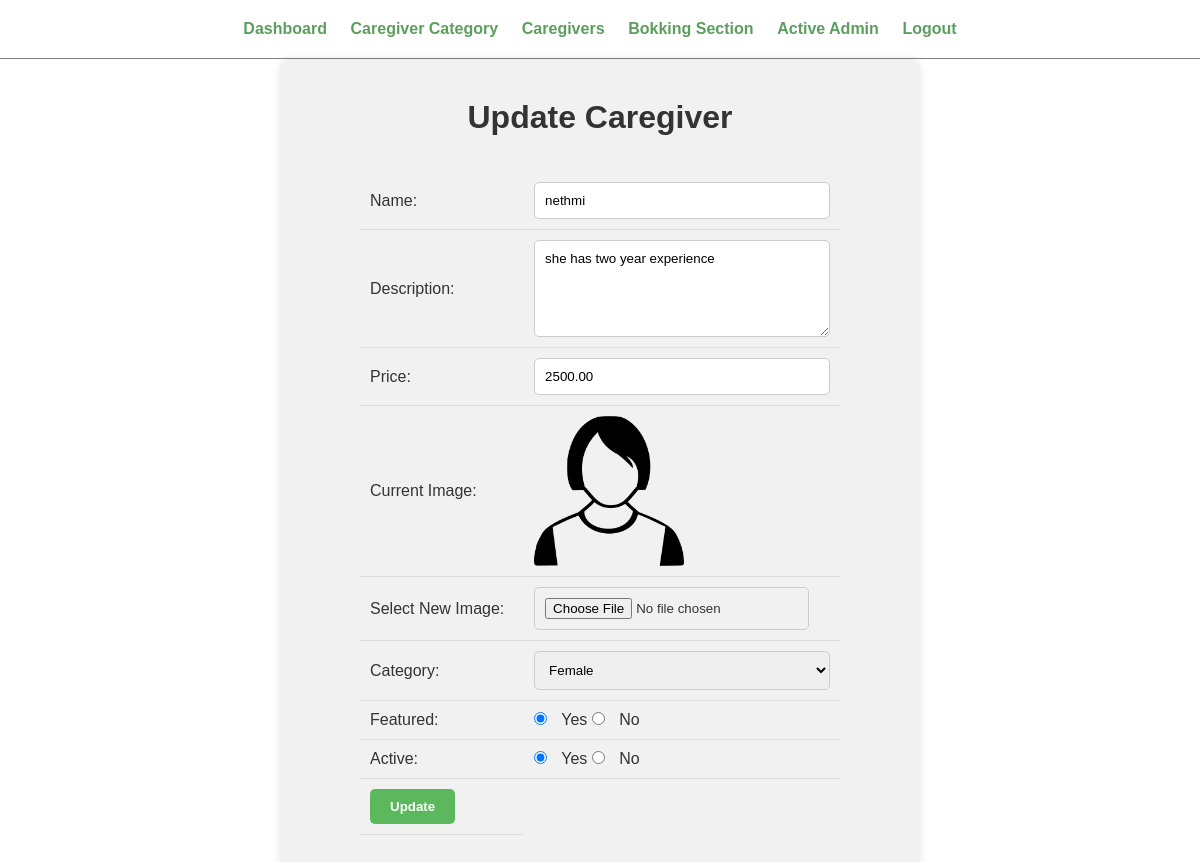
Screenshot of /admin/update-caregiver.php?id=56 (signed in) with the database file from the repository.
### tables this page shows
CREATE TABLE `tbl_caregiver` (
  `id` int(10) UNSIGNED NOT NULL,
  `title` varchar(100) NOT NULL,
  `description` text NOT NULL,
  `price` decimal(10,2) NOT NULL,
  `image_name` varchar(255) NOT NULL,
  `category_id` int(10) UNSIGNED NOT NULL,
  `featured` varchar(10) NOT NULL,
  `active` varchar(10) NOT NULL
);

CREATE TABLE `tbl_category` (
  `id` int(10) UNSIGNED NOT NULL,
  `title` varchar(100) NOT NULL,
  `image_name` varchar(255) NOT NULL,
  `featured` varchar(10) NOT NULL,
  `active` varchar(10) NOT NULL
);

### admin/update-caregiver.php (the view, shortened to what this page needs)
<?php include('partials/menu.php'); ?>
<?php
    if(isset($_GET['id']))
    {
        $id = $_GET['id'];
        $sql2 = "SELECT * FROM tbl_caregiver WHERE id=$id";
        $res2 = mysqli_query($conn, $sql2);
        $row2 = mysqli_fetch_assoc($res2);
        $title = $row2['title'];
        $description = $row2['description'];
        $price = $row2['price'];
        $current_image = $row2['image_name'];
        $current_category = $row2['category_id'];
        $featured = $row2['featured'];
        $active = $row2['active'];
    }
    else
    {
        header('location:'.SITEURL.'admin/manage-caregiver.php');
        ob_end_flush();
        exit();
    }
?>
<div class="main-content">
    <div class="wrapper">
        <h1>Update Caregiver</h1>
        <br><br>
        <form action="" method="POST" enctype="multipart/form-data">
        <table class="tbl-30">
            <tr>
                <td>Name: </td>
                <td>
                    <input type="text" name="title" value="<?php echo $title; ?>">
                </td>
            </tr>
            <tr>
                <td>Description: </td>
                <td>
                    <textarea name="description" cols="30" rows="5"><?php echo $description; ?></textarea>
                </td>
            </tr>
            <tr>
                <td>Price: </td>
                <td>
                    <input type="number" name="price" value="<?php echo $price; ?>">
                </td>
            </tr>
            <tr>
                <td>Current Image: </td>
                <td>
                    <?php
                        if($current_image == "")
                        {
                            echo "<div class='error'>Image not Available.</div>";
                        }
                        else
                        {
                            ?>
                            <img src="<?php echo SITEURL; ?>images/food/<?php echo $current_image; ?>" width="150px">
                            <?php
                        }
                    ?>
                </td>
            </tr>
            <tr>
                <td>Select New Image: </td>
                <td>
                    <input type="file" name="image">
                </td>
            </tr>
            <tr>
                <td>Category: </td>
                <td>
                    <select name="category">
                        <?php
                            $sql = "SELECT * FROM tbl_category WHERE active='Yes'";
                            $res = mysqli_query($conn, $sql);
                            $count = mysqli_num_rows($res);
                            if($count>0)
                            {
                                while($row=mysqli_fetch_assoc($res))
                                {
                                    $category_title = $row['title'];
                                    $category_id = $row['id'];
                                    ?>
                                    <option <?php if($current_category==$category_id){echo "selected";} ?> value="<?php echo $category_id; ?>"><?php echo $category_title; ?></option>
                                    <?php
                                }
                            }
                            else
                            {
                                echo "<option value='0'>Category Not Available.</option>";
                            }
                        ?>
                    </select>
                </td>
            </tr>
            <tr>
                <td>Featured: </td>
                <td>
                    <input <?php if($featured=="Yes") {echo "checked";} ?> type="radio" name="featured" value="Yes"> Yes
                    <input <?php if($featured=="No") {echo "checked";} ?> type="radio" name="featured" value="No"> No
                </td>
            </tr>
            <tr>
                <td>Active: </td>
                <td>
                    <input <?php if($active=="Yes") {echo "checked";} ?> type="radio" name="active" value="Yes"> Yes
                    <input <?php if($active=="No") {echo "checked";} ?> type="radio" name="active" value="No"> No
                </td>
            </tr>
            <tr>
                <td>
                    <input type="submit" name="submit" value="Update" class="btn-secondary">
                </td>
            </tr>
        </table>
        </form>
    </div>
</div>

### css/admin.css (style rules this page uses)
* { margin: 0; padding: 0; font-family: Arial, Helvetica, sans-serif; }
.wrapper { padding: 1%; width: 80%; margin: 0 auto; }
.tbl-30 { width: 30%; }
table { border-collapse: collapse; width: 100%; }
th, td { padding: 8px; text-align: left; border-bottom: 1px solid #ddd; }
table tr td { padding: 1%; }
.btn-secondary { background-color: #7bed9f; padding: 1%; color: black; text-decoration: none; font-weight: bold; }
.main-content { background-color: #f1f2f6; padding: 3% 0; }

### admin/update-caregiver.php (style rules this page uses)
.main-content { padding: 20px; background: #f1f1f1; border-radius: 10px; box-shadow: 0 0 10px rgba(0, 0, 0, 0.1); max-width: 600px; margin: auto; }
.wrapper { padding: 20px; }
h1 { text-align: center; color: #333; }
.tbl-30 { width: 100%; margin: auto; }
.tbl-30 tr td { padding: 10px; color: #333; }
.tbl-30 tr td input[type="text"], .tbl-30 tr td input[type="number"], .tbl-30 tr td textarea, .tbl-30 tr td select { width: 100%; padding: 10px; border-radius: 5px; border: 1px solid #ccc; }
.tbl-30 tr td input[type="file"] { padding: 10px; border-radius: 5px; border: 1px solid #ccc; }
.tbl-30 tr td input[type="radio"] { margin-right: 10px; }
.tbl-30 tr td .btn-secondary { background-color: #5cb85c; color: white; padding: 10px 20px; border: none; border-radius: 5px; cursor: pointer; transition: background-color 0.3s; }

### rows the page displays
tbl_caregiver: title "nethmi", description "she has two year experience", price "2500.00", image_name (picture), category "Female", featured "☑", active "☑"
